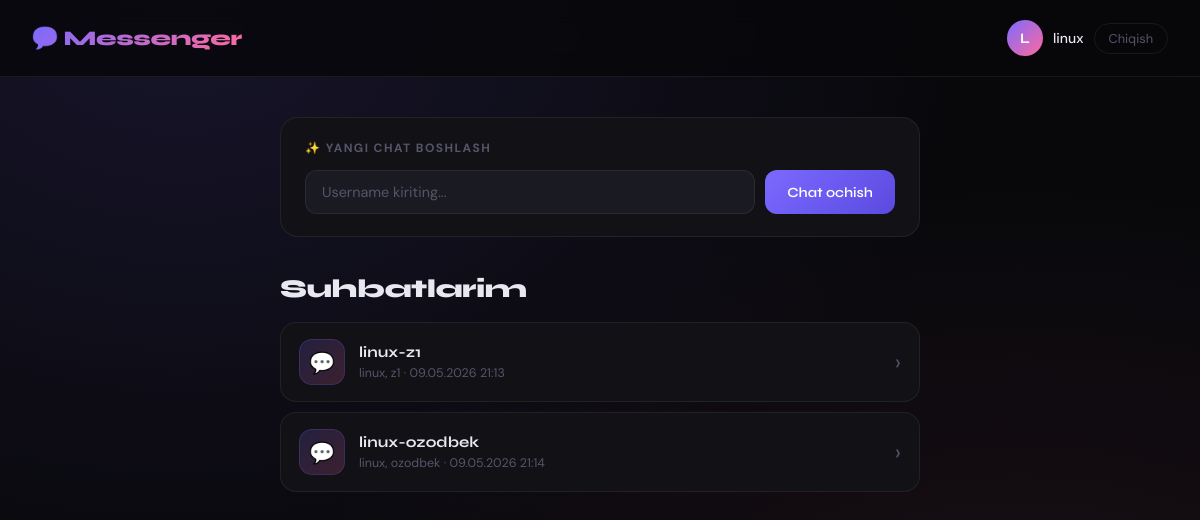
The app's page / (signed in), older data.
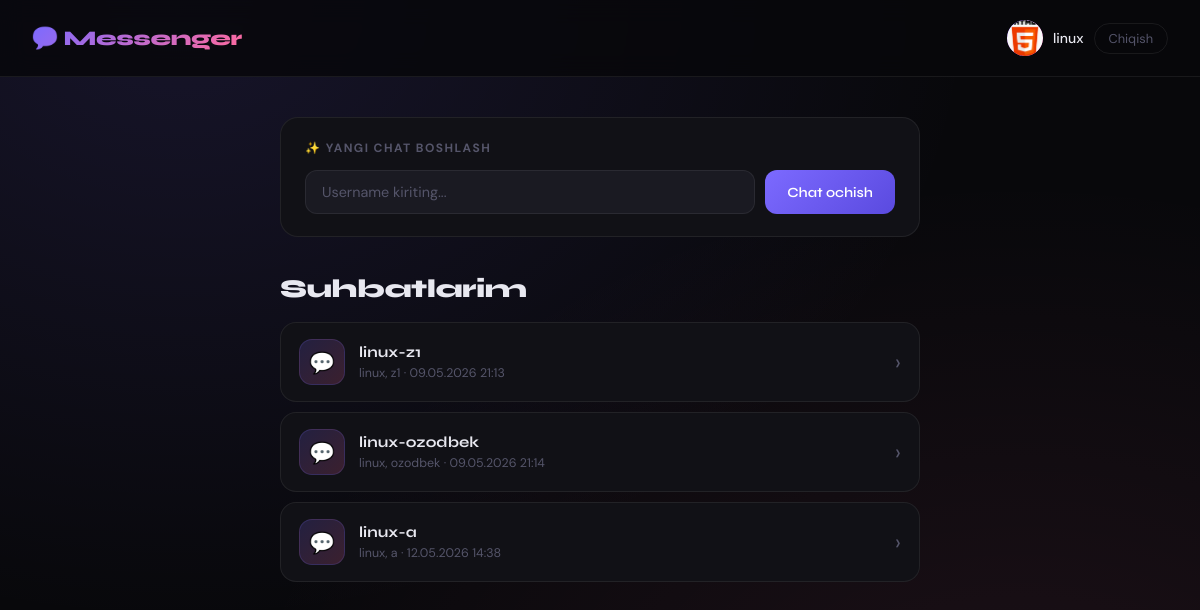
The same page, newer data.
### blog/models.py (models this page shows, shortened)
class Chat(models.Model):
    name = models.CharField(max_length=100)
    participants = models.ManyToManyField(User, related_name='chats')
    created_at = models.DateTimeField(auto_now_add=True)

### user/models.py (models this page shows, shortened)
class Profile(models.Model):
    user = models.OneToOneField(User, on_delete=models.CASCADE)
    image = models.ImageField(upload_to='user_photos/')

### blog/views.py (the view, shortened to what this page needs)
# urls.py: path('', views.chat_list, name='chat_list'),
def chat_list(request):
    if not request.user.is_authenticated:
        return redirect('login')
    chats = Chat.objects.filter(participants=request.user)
    context = {'chats': chats}
    return render(request, 'chat_list.html', context,)

### templates/chat_list.html (shortened to what this page needs)
<!DOCTYPE html>
<html lang="uz">
<head>
</head>
<body>
    <header>
        <div class="logo">💬 Messenger</div>
        <div class="user-badge">
            {% if request.user.profile.image %}
                <a href="{% url 'porofil' request.user.id %}" class="avatar">
                    <img src="{{ request.user.profile.image.url }}" alt="avatar">
                </a>
            {% else %}
                <a href="{% url 'porofil' request.user.id %}" class="avatar">
                    {{ request.user.username|slice:":1"|upper }}
                </a>
            {% endif %}
            <a href="{% url 'porofil' request.user.id %}" class="user-name">{{ request.user.username }}</a>
            <a href="{% url 'logout' %}" class="logout-link">Chiqish</a>
        </div>
    </header>
    <main>
        <div class="create-section">
            <h2>✨ Yangi chat boshlash</h2>
            <form method="POST" class="create-form">
                <input type="text" name="username" placeholder="Username kiriting..." required>
                <button type="submit" class="btn-primary">Chat ochish</button>
            </form>
        </div>
        <h1 class="section-title">Suhbatlarim</h1>
        <ul class="chat-list">
            {% for chat in chats %}
                <li class="chat-item">
                    <a href="{% url 'chat_messages' chat.id %}" class="chat-link">
                        <div class="chat-icon">💬</div>
                        <div class="chat-info">
                            <div class="chat-name">{{ chat.name }}</div>
                            <div class="chat-meta">
                                {% for p in chat.participants.all %}{{ p.username }}{% if not forloop.last %}, {% endif %}{% endfor %}
                                · {{ chat.created_at|date:"d.m.Y H:i" }}
                            </div>
                        </div>
                        <span class="chat-arrow">›</span>
                    </a>
                </li>
            {% empty %}
                <li class="empty-state">
                    <div class="icon">🌙</div>
                    <p>Hali hech qanday suhbat yo'q.<br>Yuqoridan yangi chat boshlang!</p>
                </li>
            {% endfor %}
        </ul>
    </main>
</body>
</html>

Row changes from the older to the newer data that the page shows:
added Chat: name "linux-a", created_at "12.05.2026 14:38"
Text that changed along with them:
{{ request.user.username|slice:":1"|upper }}: "L" → (not shown)
